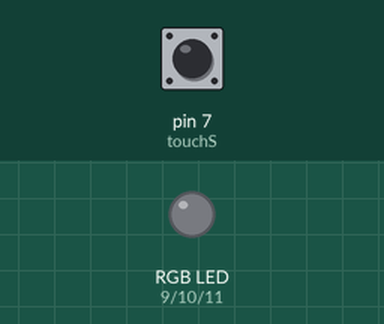
A sketch run on a simulated Arduino Uno, built with avr-gcc and run on an emulated ATmega328P. On the bench: an RGB LED mixed from three pins (HIGH = lit). The test bench sets the inputs (shaded band); at power-on: pin 7 (touchS) LOW. Dim RGB values are drawn brighter than linear; random numbers use the default seed unless the sketch sets one; what the sketch prints to the serial monitor is not drawn.

Above: at 1.2 s.
1.3 s: pin 7 (touchS) pulled HIGH for 0.15 s
At 2.5 s:
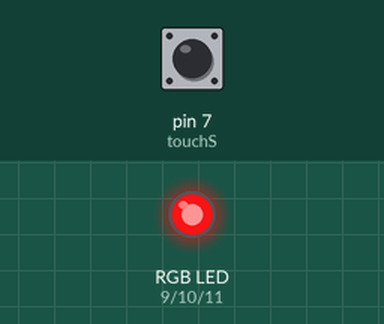
2.9 s: pin 7 (touchS) pulled HIGH for 1 s
At 3.9 s:
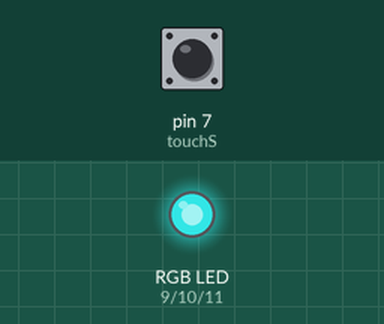
5.4 s: pin 7 (touchS) pulled HIGH for 0.15 s
At 5.8 s:
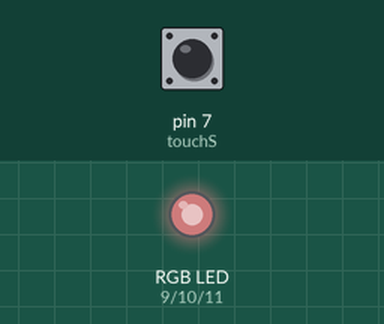
7.0 s: pin 7 (touchS) pulsed HIGH 5 times (0.12 s each, 0.3 s apart)
At 7.76 s:
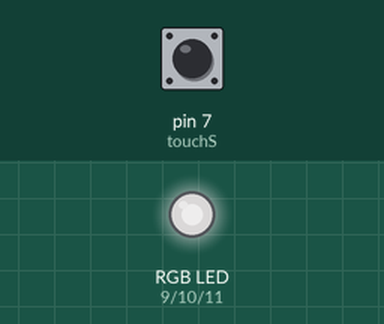
10.0 s: pin 7 (touchS) pulsed HIGH 5 times (0.12 s each, 0.3 s apart)
At 10.15 s:
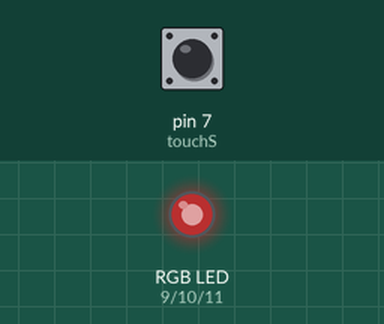
Timing chart, 0 to 13.0 s (numbered marks = the images above; inputs shaded):
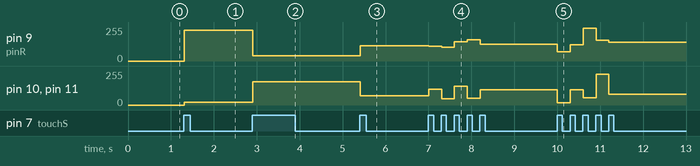

The sketch:

touch_sensor.ino.ino
```cpp
int touchS = 7;
int pinR = 9;
int pinG = 10;
int pinB = 11;
int color = 0;
int color1, color2, color3 = 0;
int chk = 0;

void setup() {
  pinMode(touchS, INPUT);
  //pinMode(LED_BUILTIN, OUTPUT);
  pinMode(pinR, OUTPUT);
  pinMode(pinG, OUTPUT);
  pinMode(pinB, OUTPUT);
  Serial.begin(9600);
  //digitalWrite(LED_BUILTIN, LOW);
}

void loop() {
  /*
   * 아두이노 내장 램프 끄고 켜기
  if(digitalRead(7) == HIGH){
    //Serial.println("Touch ON");
    digitalWrite(LED_BUILTIN, HIGH);
  } else {
    //Serial.println("Touch OFF");
    digitalWrite(LED_BUILTIN, LOW);
  }
  delay(100);
  */

  /*
   *  터치시마다 빨강에서 초록으로 점점 색상 바뀜
  int val = digitalRead(touchS);
  Serial.println(val);

  if (val == HIGH && chk == 0) {
    chk = 1;
    analogWrite(pinR, 255-color);
    analogWrite(pinG, color);

    color = color + 1;
    Serial.println(color);
    if (color > 255) {
      color = 0;
    }
  } else if (val == LOW) {
      chk = 0;
  }
  */

  // 터치시 랜덤하게 색상 램프 켜기
  int val = digitalRead(touchS);
  Serial.println(val);

  if (val == HIGH && chk == 0) {
    chk = 1;
    color1 = random(0, 255);
    color2 = random(0, 255);
    color3 = random(0, 255);
    analogWrite(pinR, color1);
    analogWrite(pinG, color2);
    analogWrite(pinB, color2);
  } else if (val == LOW) {
    chk = 0;
  }
}
```

Measured:
- after the input at 1.3 s, pin 9 (pinR): 0/255 → 232/255 at once; pin 10 (pinG), pin 11 (pinB): 0/255 → 19/255 at once
- after the input at 2.9 s, pin 9 (pinR): 232/255 → 38/255 at once; pin 10 (pinG), pin 11 (pinB): 19/255 → 175/255 at once
- after the input at 5.4 s, pin 9 (pinR): 38/255 → 114/255 at once; pin 10 (pinG), pin 11 (pinB): 175/255 → 68/255 at once
- after the input at 7.0 s, pin 9 (pinR): 114/255 → 109/255 at once, → 102/255 0.30 s later, → 143/255 0.30 s later, → 160/255 0.30 s later, … (5 changes in this stretch); pin 10 (pinG), pin 11 (pinB): 68/255 → 120/255 at once, → 47/255 0.30 s later, → 142/255 0.30 s later, → 52/255 0.30 s later, … (5 changes in this stretch)
- after the input at 10.0 s, pin 9 (pinR): 124/255 → 70/255 at once, → 123/255 0.30 s later, → 247/255 0.30 s later, → 157/255 0.30 s later, … (5 changes in this stretch); pin 10 (pinG), pin 11 (pinB): 114/255 → 18/255 at once, → 116/255 0.30 s later, → 56/255 0.30 s later, → 230/255 0.30 s later, … (5 changes in this stretch)
